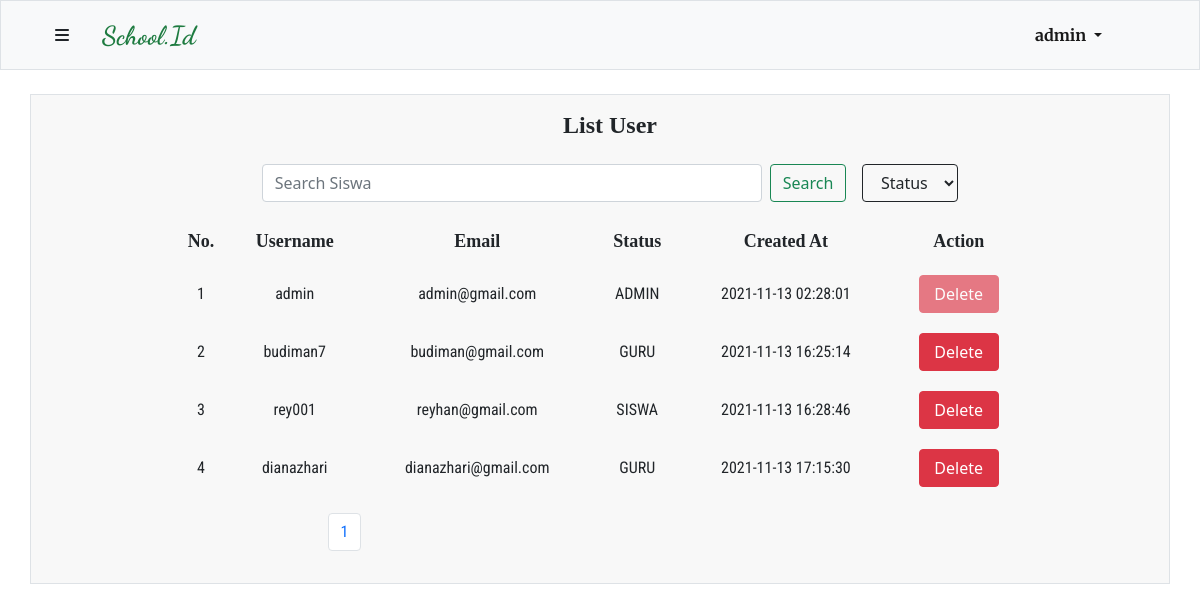
The page /php/user.php (signed in) on the database as committed earlier.
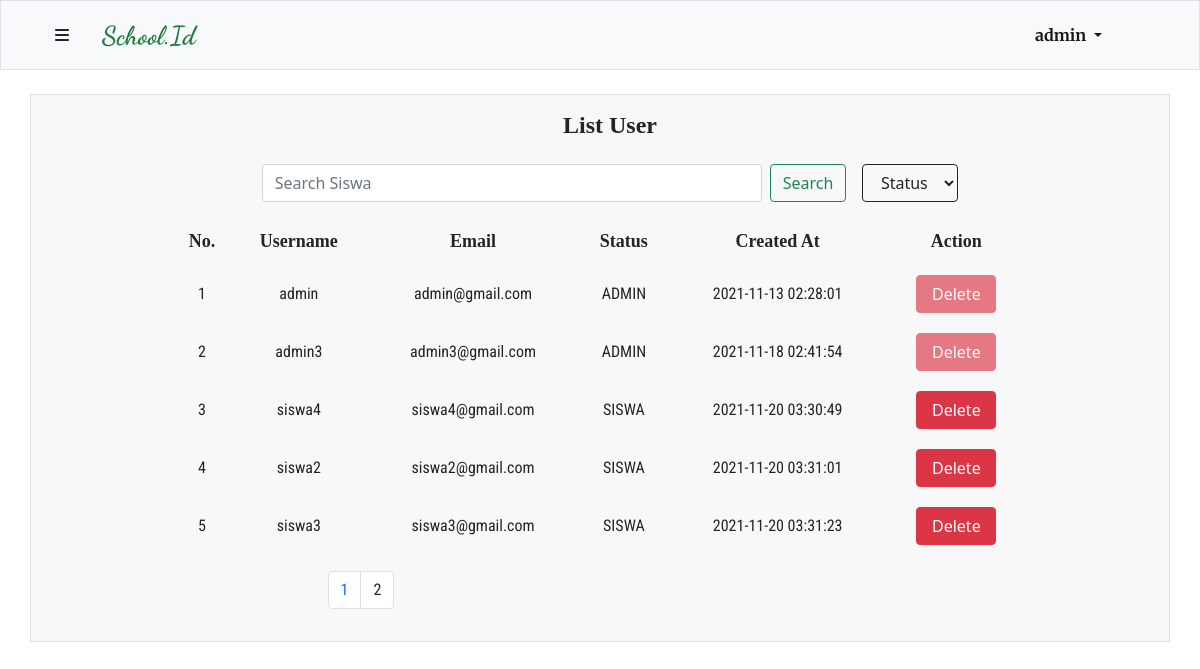
The same page on the database as committed later.
### tables this page shows
CREATE TABLE `user` (
  `id` int(10) UNSIGNED NOT NULL,
  `username` varchar(100) NOT NULL,
  `password` varchar(200) NOT NULL,
  `email` varchar(200) NOT NULL,
  `status` enum('ADMIN','GURU','SISWA') DEFAULT NULL,
  `Created_at` timestamp NOT NULL DEFAULT current_timestamp()
);

### php/function.php (called while the page is built, shortened)
<?php
$connection = mysqli_connect("localhost","root","","tubes");
function show($query) {
    global $connection;
    $box = [];
    $result = mysqli_query($connection, $query);
    while($row = mysqli_fetch_assoc($result)) {
        $box[] = $row;
    }
    return $box;
}
?>

### php/user.php (the view, shortened to what the changed rows need)
<?php
require 'function.php';
$totalData = count(show("SELECT * from user")) ;
$dataPerhalaman = 5;
$jumlahHalaman = ceil($totalData/$dataPerhalaman);
if (isset($_GET["page"])) {
    $halamanAktif = $_GET["page"];
} else {
    $halamanAktif = 1;
}
$dataAwal = ($halamanAktif * $dataPerhalaman) - $dataPerhalaman;
$user = show("SELECT * from user LIMIT $dataAwal, $dataPerhalaman");
$i = $dataAwal + 1;
?>
<!DOCTYPE html>
<html lang="en">
<head>
    <link href="https://cdn.jsdelivr.net/npm/bootstrap@5.1.3/dist/css/bootstrap.min.css" rel="stylesheet">
    <link rel="stylesheet" href="style/navbar.css">
    <link rel="stylesheet" href="style/template.css">
</head>
<body>
   <?php include 'navbar.php' ?>
    <div class="container my-4 px-4 py-3 table-data border">
        <div class="container-fluid mt-3">
          <table class="mx-auto" style="width : 80%;">
            <?php foreach($user as $usr) : ?>
              <tr class="tbody">
                <td class="table-body"><?= $i ?></td>
                <td class="table-body"><?= $usr["username"] ?></td>
                <td class="table-body"><?= $usr["email"] ?></td>
                <td class="table-body"><?= $usr["status"] ?></td>
                <td class="table-body"><?= $usr["Created_at"] ?></td>
                  <?php if(isset($_SESSION["admin"])) : ?>
                    <td>
                    <?php if($usr["status"] === 'ADMIN') : ?>
                      <button type="button" class="btn btn-danger disabled" data-bs-toggle="modal" data-bs-target="#delete">
                      Delete
                    </button>
                    <?php else : ?>
                      <button type="button" class="btn btn-danger" data-bs-toggle="modal" data-bs-target="#delete<?=$usr["id"]?>">
                      Delete
                      </button>
                    <?php endif ; ?>
                  </td>
                  <?php endif ; ?>
              </tr>
          <?php $i++ ?>
          <?php endforeach ; ?>
          </table>
        </div>
        <?php include 'pagination.php' ?>
    </div>
</body>
</html>

### php/navbar.php (shortened to what the changed rows need)
<?php
$connection = mysqli_connect("localhost","root","","tubes");
$id = $_SESSION["userID"];
if(isset($_SESSION["admin"])) {
    $admin = mysqli_query($connection, "SELECT username FROM user WHERE id = $id");
    $data = mysqli_fetch_assoc($admin);
}
?>
    <nav class="navbar navbar-expand-lg navbar-light bg-light container-fluid border sticky-top">
        <div class="container navbar-head">
          <div class="login-register collapse navbar-collapse" id="navbarSupportedContent">
            <ul class="navbar-nav me-auto mb-2 mb-lg-0">
              <li class="nav-item dropdown">
                <a class="nav-link dropdown-toggle active me-5" href="" id="navbarDropdown" role="button" data-bs-toggle="dropdown" aria-expanded="false">
                    <?php if(isset($_SESSION["admin"])) : ?>
                         <?=$data["username"] ; ?>
                    <?php elseif($_SESSION["member"] === "siswa") :?>
                        <?=$data["nama_siswa"] ; ?>
                    <?php else :?>
                        <?=$data["nama_guru"] ; ?>
                    <?php endif ; ?>
                </a>
              </li>
            </ul>
          </div>
        </div>
      </nav>

### php/pagination.php (shortened to what the changed rows need)
<div class="my-3">
    <nav aria-label="Page navigation example" class="mx-auto new-pagination">
    <ul class="pagination">
        <?php for($j=1; $j <= $jumlahHalaman; $j++) : ?>
        <?php if($j == $halamanAktif) : ?>
                  <li class="page-item"><a class="page-link" href="?page=<?=$j?>"><?=$j?></a></li>
        <?php else : ?>
                  <li class="page-item"><a class="page-link text-dark" href="?page=<?=$j?>"><?=$j?></a></li>
        <?php endif ; ?>
        <?php endfor ; ?>
    </ul>
    </nav>
</div>

Rows that differ between the two databases and show on the page:
removed user: username "budiman7", email "budiman@gmail.com", status "GURU", Created_at "2021-11-13 16:25:14"
removed user: username "rey001", email "reyhan@gmail.com", status "SISWA", Created_at "2021-11-13 16:28:46"
removed user: username "dianazhari", email "dianazhari@gmail.com", status "GURU", Created_at "2021-11-13 17:15:30"
added user: username "admin3", email "admin3@gmail.com", status "ADMIN", Created_at "2021-11-18 02:41:54", shows "Delete"
added user: username "siswa4", email "siswa4@gmail.com", status "SISWA", Created_at "2021-11-20 03:30:49"
added user: username "siswa2", email "siswa2@gmail.com", status "SISWA", Created_at "2021-11-20 03:31:01"
added user: username "siswa3", email "siswa3@gmail.com", status "SISWA", Created_at "2021-11-20 03:31:23"
Other text that changed with them:
new list line: "2"
